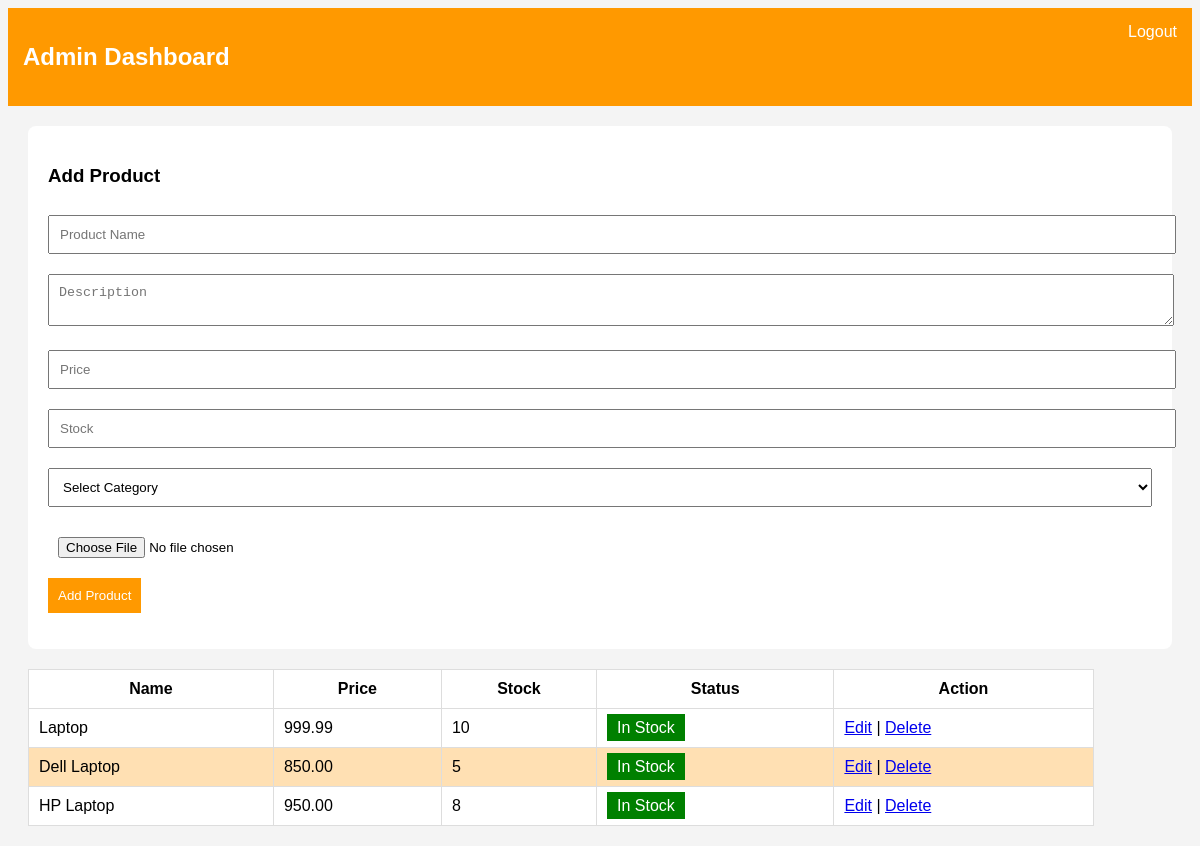
The page /View/adminView.php (signed in) on the database its author committed.
### tables this page shows
CREATE TABLE `products` (
  `id` int(11) NOT NULL,
  `category_id` int(11) DEFAULT NULL,
  `name` varchar(150) DEFAULT NULL,
  `description` text DEFAULT NULL,
  `price` decimal(10,2) DEFAULT NULL,
  `stock_qty` int(11) DEFAULT NULL,
  `image` varchar(255) DEFAULT NULL,
  `is_available` tinyint(1) DEFAULT 1
);

### Model/adminModel.php (called while the page is built, shortened)
<?php
class AdminModel extends Database{
    public function getAllProducts(){
        $conn = $this->connection();
        return mysqli_query($conn, "SELECT * FROM products");
    }
}
?>

### View/adminView.php (the view, shortened to what this page needs)
<?php
require_once "../Model/adminModel.php";
$model = new AdminModel();
$products = $model->getAllProducts();
?>
<!DOCTYPE html>
<html>
<head>
<link rel="stylesheet" href="../View/Style/adminStyle.css">
</head>
<body>
<div class="header">
    <h2>Admin Dashboard</h2>
    <a href="../Controller/logout.php" class="logout">Logout</a>
</div>
<div class="form-container">
<h3>Add Product</h3>
<form id="addForm" enctype="multipart/form-data">
<input type="text" name="name" placeholder="Product Name" required>
<textarea name="description" placeholder="Description"></textarea>
<input type="number" name="price" placeholder="Price" required>
<input type="number" name="stock" placeholder="Stock" required>
<select name="category_id" required>
<option value="">Select Category</option>
</select>
<input type="file" name="image" required>
<button type="button" onclick="addProduct()">Add Product</button>
</form>
</div>
<table>
<tr>
<th>Name</th>
<th>Price</th>
<th>Stock</th>
<th>Status</th>
<th>Action</th>
</tr>
<?php while($row = mysqli_fetch_assoc($products)){ ?>
<tr class="<?php echo ($row['stock_qty'] <= 5) ? 'low-stock' : ''; ?>">
<td><?php echo $row['name']; ?></td>
<td><?php echo $row['price']; ?></td>
<td><?php echo $row['stock_qty']; ?></td>
<td>
<span class="badge <?php echo $row['is_available'] ? 'in' : 'out'; ?>"
onclick="toggleStock(<?php echo $row['id']; ?>)">
<?php echo $row['is_available'] ? 'In Stock' : 'Out'; ?>
</span>
</td>
<td>
<a href="../Controller/editProduct.php?id=<?php echo $row['id']; ?>">Edit</a> |
<a href="../Controller/adminValidation.php?delete=<?php echo $row['id']; ?>">Delete</a>
</td>
</tr>
<?php } ?>
</table>
</body>
</html>

### View/Style/adminStyle.css (style rules this page uses)
body { font-family:Arial; background:#f4f4f4; }
.header { background:#ff9900; padding:15px; color:white; display:flex; justify-content:space-between; }
.logout { color:white; text-decoration:none; }
.form-container { background:white; padding:20px; margin:20px; border-radius:8px; }
input, textarea, select { width:100%; margin:10px 0; padding:10px; }
button { background:#ff9900; color:white; border:none; padding:10px; cursor:pointer; }
table { width:90%; margin:20px; background:white; border-collapse:collapse; }
td, th { padding:10px; border:1px solid #ddd; }
.low-stock { background:#ffe0b3; }
.badge { padding:5px 10px; cursor:pointer; }
.in { background:green; color:white; }

### rows shown on the page
products: name "Laptop", price "999.99", stock_qty "10", is_available "In Stock"
products: name "Dell Laptop", price "850.00", stock_qty "5", is_available "In Stock"
products: name "HP Laptop", price "950.00", stock_qty "8", is_available "In Stock"
